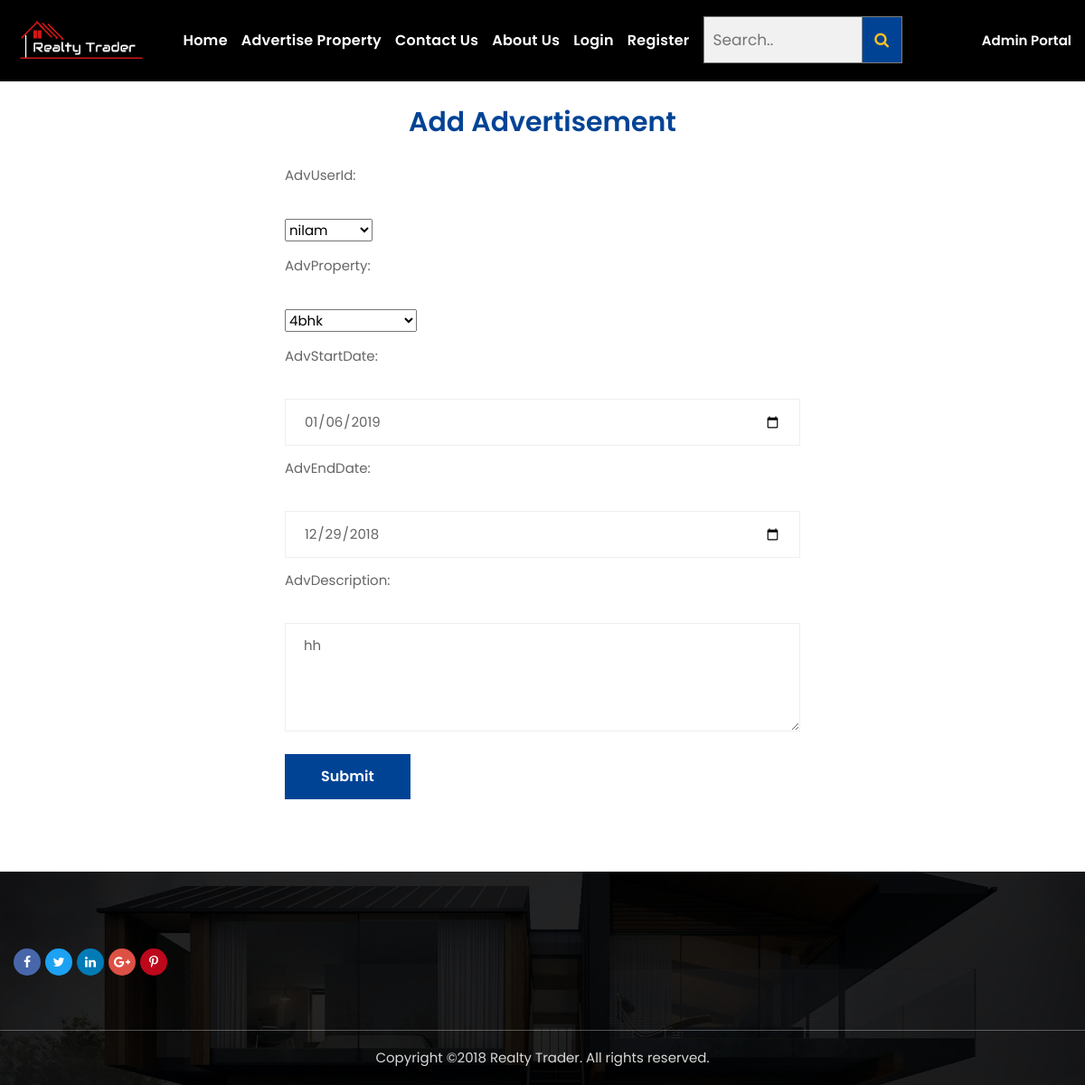
/usereditAdvertisement/3, run on the app's committed database.
### eproperty/models.py (models this page shows, shortened)
class Advertisement(models.Model):
    id = models.AutoField(primary_key=True)
    advUserId = models.ForeignKey(User, on_delete=models.CASCADE)
    advProperty = models.ForeignKey(Property, on_delete=models.CASCADE, default='')
    advStartDate = models.DateField()
    advEndDate = models.DateField()
    advDescription = models.TextField()

### eproperty/views.py (the view)
# urls.py: path('usereditAdvertisement/<int:pk>', views.usereditAdvertisement, name='usereditAdvertisement'),
def usereditAdvertisement(request, pk):
    ad = get_object_or_404(Advertisement, pk=pk)
    form = AdvertisementsForm(request.POST or None, instance=ad)
    if form.is_valid():
        form.save()
        return redirect('userlistAdvertisement')
    return render(request, 'home/usereditAdvertisement.html', {'form': form})

### eproperty/forms.py
class AdvertisementsForm(ModelForm):
    class Meta:
        model = Advertisement
        fields = ['id', 'advUserId', 'advProperty', 'advStartDate', 'advEndDate', 'advDescription']
        widgets = {
            'advStartDate': DateInput(attrs={'type': 'date'}),
            'advEndDate': DateInput(attrs={'type': 'date'})
        }

### eproperty/models.py (called while the page is built)
    def __str__(self):
        return self.propertyTitle

### templates/home/usereditAdvertisement.html (shortened to what this page needs)
{% extends 'home/base.html' %}
{% block client %}
    <div class="login-register-section section pt-100 pt-lg-80 pt-md-70 pt-sm-60 pt-xs-50 pb-100 pb-lg-80 pb-md-70 pb-sm-60 pb-xs-50">
        <div class="container">
            <div class="row">
                <div class="col-lg-6 col-md-8 col-12 ml-auto mr-auto mr-top">
                    <ul class="login-register-tab-list nav">
                        <li><a class="active" href="#register-tab" data-toggle="tab">Add Advertisement</a></li>
                    </ul>
                    <form method="post">{% csrf_token %}
                        {% for field in form %}
                            <p>
                                {{ field.label_tag }}<br>
                                {{ field }}
                            </p>
                        {% endfor %}
                        <button type="submit" class="btn btn-success">Submit</button>
                    </form>
                </div>
            </div>
        </div>
    </div>
{% endblock %}

### data on the page
Advertisement: form "nilam" "4bhk" "01/06/2019" "12/29/2018" "hh"

### other printed values
{{ field.label_tag }} "AdvUserId:" "AdvProperty:" "AdvStartDate:" "AdvEndDate:" "AdvDescription:"
